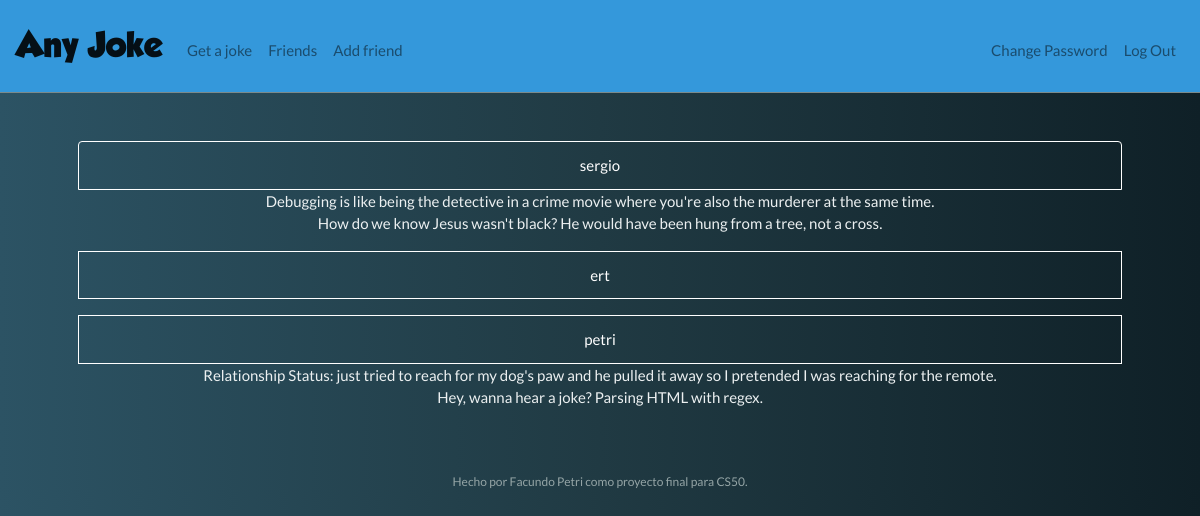
The app's page /friends (signed in) with its own data.
### tables this page shows
CREATE TABLE 'users' ('id' INTEGER PRIMARY KEY AUTOINCREMENT NOT NULL, 'username' TEXT NOT NULL, 'hash' TEXT NOT NULL );

CREATE TABLE 'favorites' ('id' INTEGER PRIMARY KEY AUTOINCREMENT NOT NULL, 'user_id' INTEGER NOT NULL, 'joke_id' INTEGER NOT NULL, joketext TEXT, FOREIGN KEY(user_id) REFERENCES users(id));

### application.py (the view)
@app.route("/friends")
@login_required
def friends():
    myFriendsId = db.execute("SELECT friends.friend_id, users.username FROM friends JOIN users ON  users.id = friends.user_id WHERE user_id = :user_id", user_id=session["user_id"])
    jokes = []
    total = []
    for i in myFriendsId:
        joke = db.execute("SELECT joketext FROM favorites WHERE user_id = :friend_id", friend_id=i["friend_id"])
        name = db.execute("SELECT username FROM users WHERE users.id = :friend_id", friend_id=i["friend_id"])
        for j in joke:
            jokes.append(j["joketext"])
        myDict = {
            "username": name[0]["username"],
            "jokes": jokes
        }
        total.append(myDict)
        jokes = []
    return render_template("friends.html", total=total)

### application.py (called while the page is built)
@app.after_request
def after_request(response):
    response.headers["Cache-Control"] = "no-cache, no-store, must-revalidate"
    response.headers["Expires"] = 0
    response.headers["Pragma"] = "no-cache"
    return response

### helpers.py (called while the page is built)
def login_required(f):
    @wraps(f)
    def decorated_function(*args, **kwargs):
        if session.get("user_id") is None:
            return redirect("/login")
        return f(*args, **kwargs)
    return decorated_function

### templates/friends.html (shortened to what this page needs)
{% extends "layout.html" %}
{% block main %}
<ul class="list-group">
    {% for i in total %}
  <li class="list-group-item bg-transparent text-white border border-white">{{ i["username"] }}</li>
  <p class="text-light">
    {% for j in i["jokes"] %}
      {{ j }}
      <br>
    {% endfor%}
  </p>
    {% endfor %}
</ul>
{% endblock %}

### templates/layout.html (shortened to what this page needs)
<!DOCTYPE html>
<html lang="en">
<head>
    <link href="/static/bootstrap.min.css" rel="stylesheet">
    <link href="/static/styles.css" rel="stylesheet">
</head>
<body>
    <nav class="navbar navbar-expand-md navbar-light bg-info border-bottom border-dark">
        <a class="navbar-brand" href="/"><span class="we">Any Joke</span></a>
        <div class="collapse navbar-collapse" id="navbar">
            {% if session.user_id %}
                <ul class="navbar-nav mr-auto mt-2">
                    <li class="nav-item"><a class="nav-link" href="/joke">Get a joke</a></li>
                    <li class="nav-item"><a class="nav-link" href="/friends">Friends</a></li>
                    <li class="nav-item"><a class="nav-link" href="/addfriend">Add friend</a></li>
                </ul>
                <ul class="navbar-nav ml-auto mt-2">
                    <li class="nav-item"><a class="nav-link" href="/change">Change Password</a></li>
                    <li class="nav-item"><a class="nav-link" href="/logout">Log Out</a></li>
                </ul>
            {% else %}
                <ul class="navbar-nav ml-auto mt-2">
                    <li class="nav-item"><a class="nav-link" href="/register">Register</a></li>
                    <li class="nav-item"><a class="nav-link" href="/login">Log In</a></li>
                </ul>
            {% endif %}
        </div>
    </nav>
    <main class="container p-5">
        {% block main %}{% endblock %}
    </main>
    <footer class="small text-center text-muted">
        Hecho por Facundo Petri como proyecto final para CS50.
    </footer>
</body>
</html>

### static/styles.css (style rules this page uses)
.we { font-family: myFirstFont; }
nav .navbar-brand { font-size: xx-large; }
body { background: #0f2027; background: -webkit-linear-gradient( to right, #2c5364, #203a43, #0f2027 ); background: linear-gradient( to right, #2c5364, #203a43, #0f2027 ); }
main { overflow-x: auto; text-align: center; }

### records on screen
users: username "sergio"
favorites: joketext "Debugging is like being the detective in a crime movie where you're also the murderer at the same time."
favorites: joketext "How do we know Jesus wasn't black? He would have been hung from a tree, not a cross."
users: username "ert"
users: username "petri"
favorites: joketext "Relationship Status: just tried to reach for my dog's paw and he pulled it away so I pretended I was reaching for the remote."
favorites: joketext "Hey, wanna hear a joke? Parsing HTML with regex."
